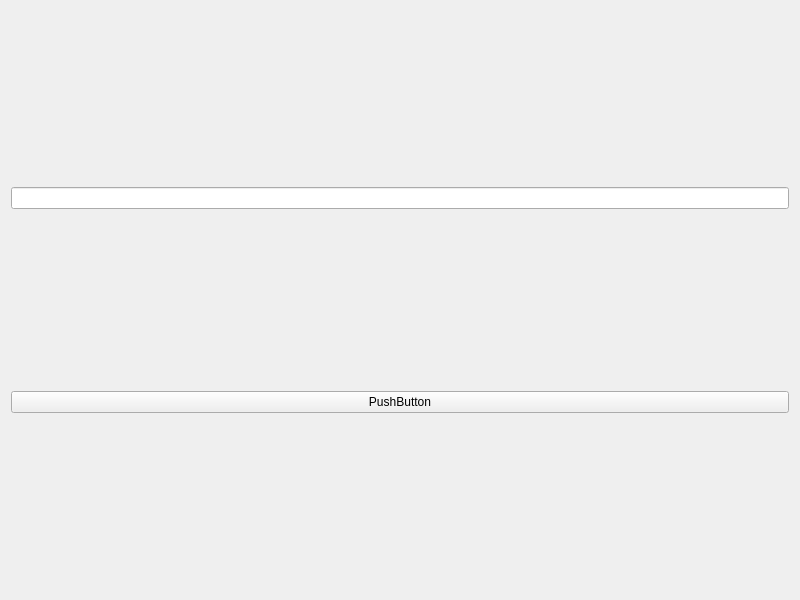
<?xml version="1.0" encoding="UTF-8"?>
<ui version="4.0">
 <class>Widget</class>
 <widget class="QWidget" name="Widget">
  <property name="geometry">
   <rect>
    <x>0</x>
    <y>0</y>
    <width>800</width>
    <height>600</height>
   </rect>
  </property>
  <property name="windowTitle">
   <string>Widget</string>
  </property>
  <layout class="QHBoxLayout" name="horizontalLayout">
   <item>
    <layout class="QVBoxLayout" name="verticalLayout">
     <item>
      <widget class="QLineEdit" name="lineEdit"/>
     </item>
     <item>
      <widget class="QPushButton" name="pushButton">
       <property name="text">
        <string>PushButton</string>
       </property>
      </widget>
     </item>
    </layout>
   </item>
  </layout>
 </widget>
 <resources/>
 <connections/>
</ui>
